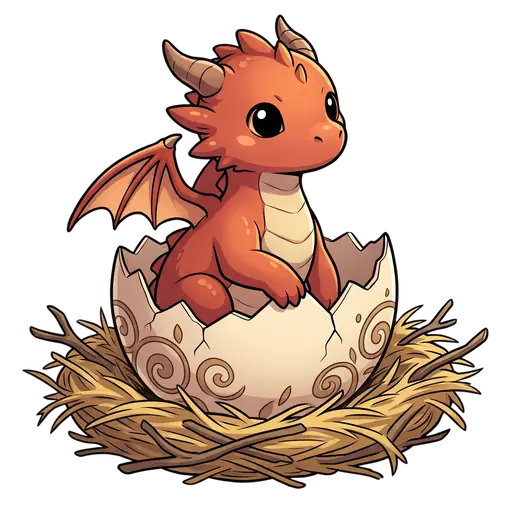
#> input picture assets/creatures/add-1.webp, 512 x 512 px, given in place of add-1-ombre.webp, which was not available
$ python planche-creatures.py ../assets/creatures ../assets/creatures/add-2.webp
#> lines starting #> are read from the running program, lines starting #| are printed output that depends on the picture
# Planche de contrôle des détourages (fond sombre et fond clair) : python3 tools/planche-creatures.py assets/creatures <dossier>
import sys, os
from PIL import Image, ImageDraw
D, out = sys.argv[1], sys.argv[2]
ids = ["add", "sub", "mul", "dbl", "frac", "comp", "div", "trick"]
C = 200
for name, col in [("sombre", (26, 35, 64)), ("clair", (242, 242, 236))]:
    sheet = Image.new("RGB", (C * 4, C * 8), col)
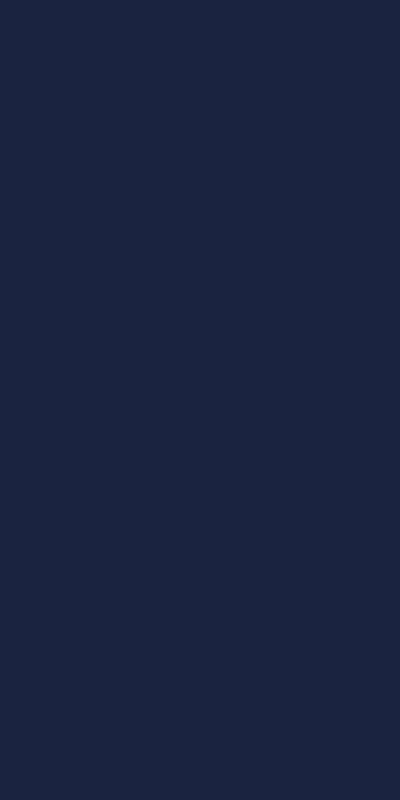
#> sheet: PIL image 800x1600 RGB (shown at 1/2 size); mean R, G, B 26, 35, 64
    for r, cid in enumerate(ids):
        for s in range(1, 5):
            tile = Image.new("RGBA", (512, 512), col + (255,))
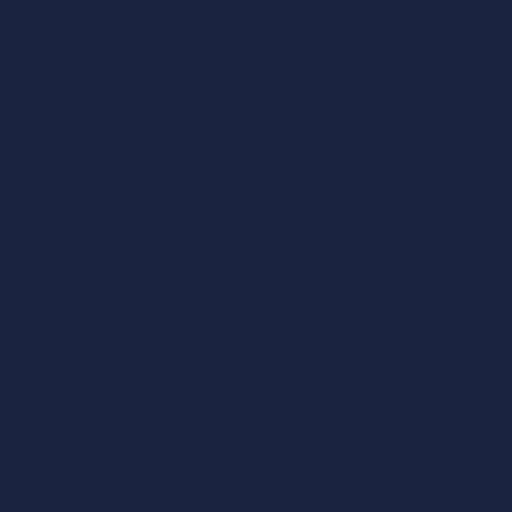
#> tile: PIL image 512x512 RGBA; mean R, G, B, A 26, 35, 64, 255
            sh = Image.open(os.path.join(D, f"{cid}-{s}-ombre.webp")).convert("RGBA")
#> sh is the input picture: PIL image 512x512 RGBA; mean R, G, B, A 76.8, 53.1, 41.3, 114.3
            im = Image.open(os.path.join(D, f"{cid}-{s}.webp")).convert("RGBA")
            tile.alpha_composite(sh); tile.alpha_composite(im)
#> after `tile.alpha_composite(sh)`:
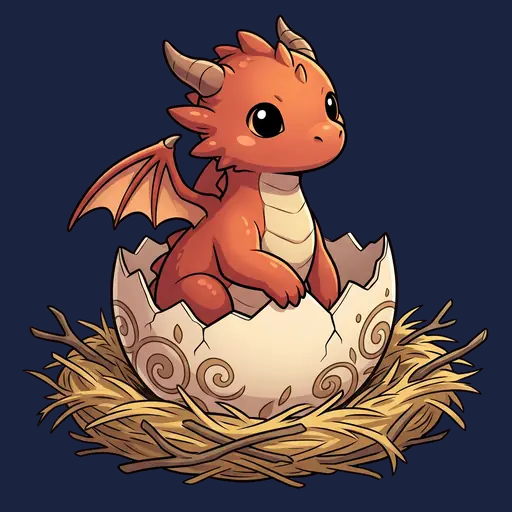
#> tile: PIL image 512x512 RGBA; mean R, G, B, A 88.6, 70.7, 74.5, 255
            sheet.paste(tile.convert("RGB").resize((C, C), Image.LANCZOS), ((s - 1) * C, r * C))
#> (the run stopped early here; a loop or call above may not have finished)

$ run again, on assets/creatures/add-3.webp
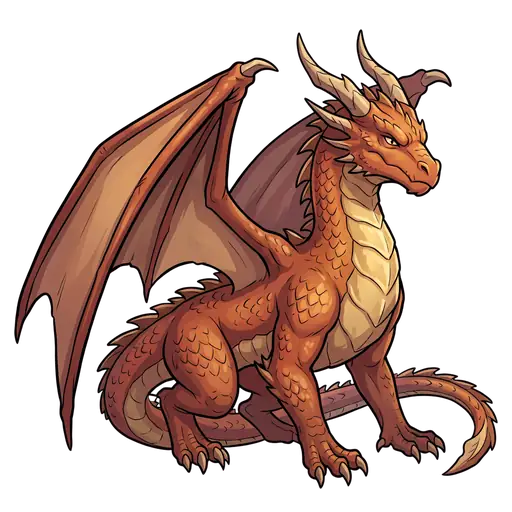
#> input picture assets/creatures/add-3.webp, 512 x 512 px, given in place of add-1-ombre.webp, which was not available
#> sh is the input picture: PIL image 512x512 RGBA; mean R, G, B, A 63.9, 37.9, 29.5, 115.3
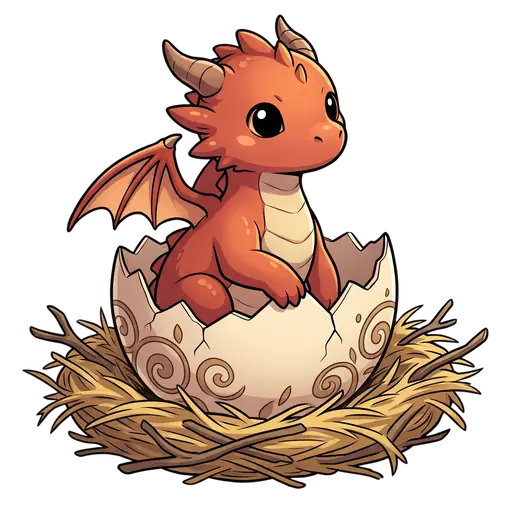
#> input picture assets/creatures/add-1.webp, 512 x 512 px
#> im is the input picture: PIL image 512x512 RGBA; mean R, G, B, A 76.8, 53.1, 41.3, 114.3
#> `tile.alpha_composite(im)`:
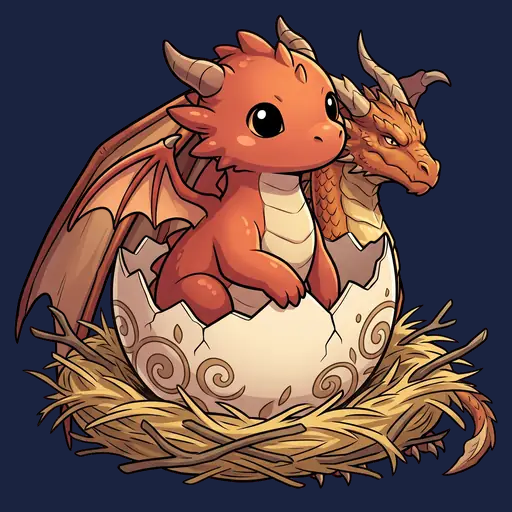
#> tile: PIL image 512x512 RGBA; mean R, G, B, A 102.9, 77, 74.5, 255
